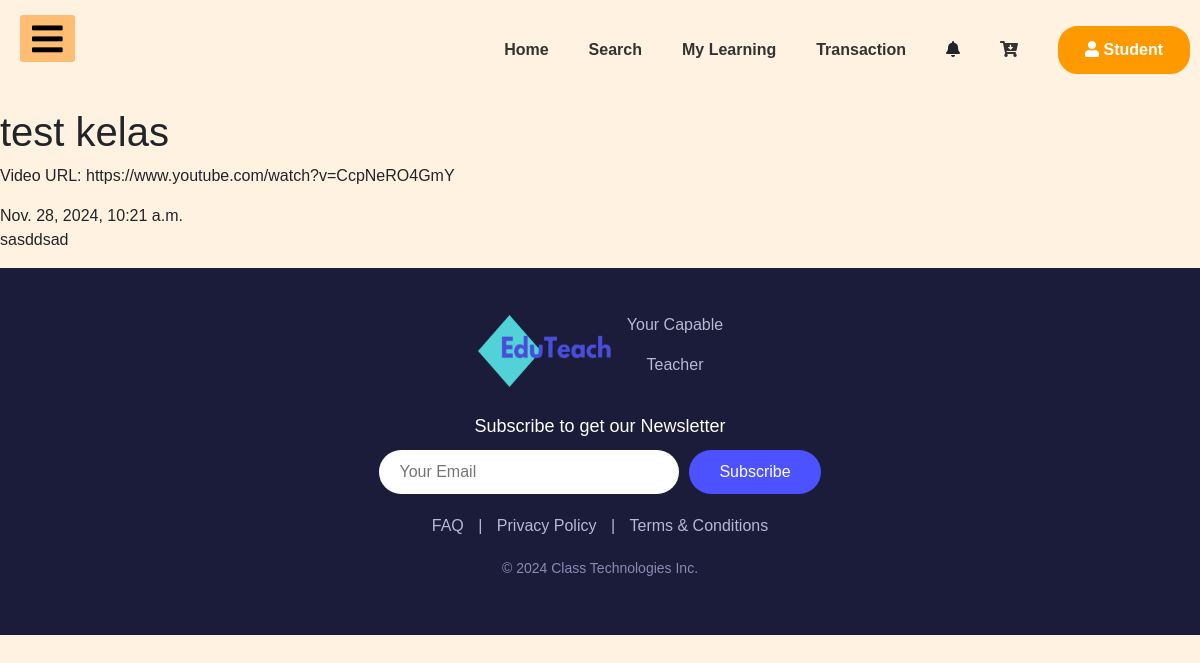
The page /courses_app/post/2/ on the database its author committed.
### courses_app/models.py (models this page shows, shortened)
class Post(models.Model):
    author = models.ForeignKey(Teacher, on_delete=models.CASCADE)
    title = models.CharField(max_length=200)
    text = models.TextField()
    created_date = models.DateTimeField(default=timezone.now)
    thumbnail = models.ImageField(upload_to='thumbnail',blank=True)
    video = EmbedVideoField(blank=True, null=True)  # Tambahkan field untuk video
    published_date = models.DateTimeField(blank=True, null=True)

### courses_app/views.py (the view)
# urls.py: path('post/<int:pk>/', views.PostDetailView.as_view(), name='post_detail'),
class PostDetailView(DetailView):
    model = Post

### courses_app/templates/courses_app/post_detail.html (shortened to what this page needs)
{% extends 'dashboard_app/base_dashboard_student.html' %}
{% load embed_video_tags %}
{% block body_block %}
    <h1 class="post-title">{{ post.title }}</h1>
    {% if post.video %}
        <p>Video URL: {{ post.video }}</p>
    {% else %}
        <p>No video found for this post.</p>
    {% endif %}
    {% if post.published_date %}
        <div class="date post-date">{{ post.published_date }}</div>
    {% else %}
        <a class="btn btn-primary" href="{% url 'post_publish' pk=post.pk %}">Publish</a>
    {% endif %}
    <p class="post-content">{{post.text | safe | linebreaksbr }}</p>
{% endblock %}

### static/css/base_dashboard.css (style rules this page uses)
* { padding: 0; margin: 0; list-style: none; text-decoration: none; }
body { font-family: 'Roboto', sans-serif; background-color: #FFF2E1; }
* { box-sizing: border-box; }
body { font-family: Arial, Helvetica, sans-serif; margin: 0; }

### rows shown on the page
Post: title "test kelas", video "https://www.youtube.com/watch?v=CcpNeRO4GmY", published_date "Nov. 28, 2024, 10:21 a.m.", text "sasddsad"
